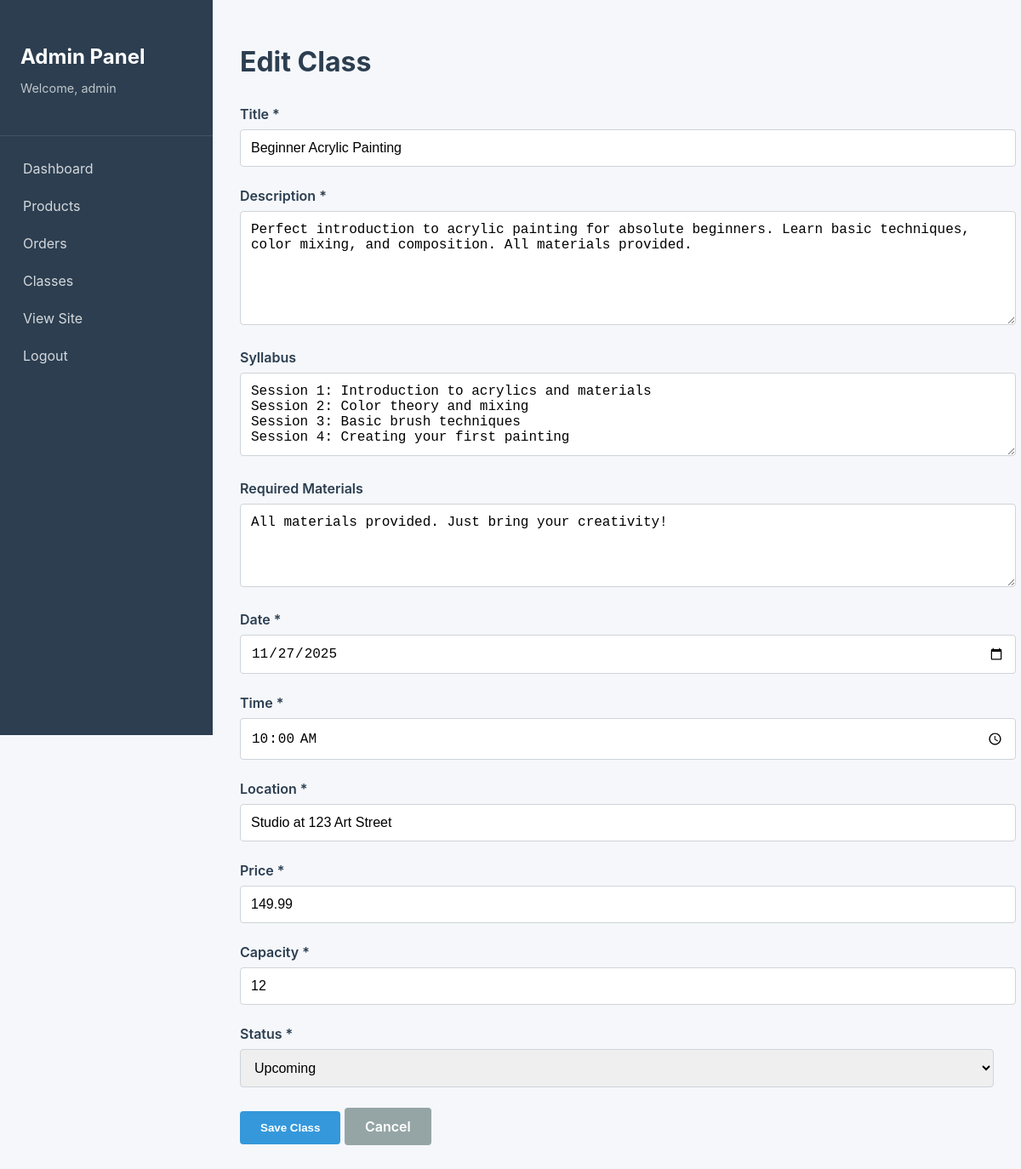
The page /index.php?page=admin&action=editClass&id=1 (signed in) on the database its author committed.
### tables this page shows
CREATE TABLE IF NOT EXISTS classes (
    id INT AUTO_INCREMENT PRIMARY KEY,
    title VARCHAR(200) NOT NULL,
    description TEXT,
    syllabus TEXT,
    required_materials TEXT,
    date DATE NOT NULL,
    time TIME NOT NULL,
    location VARCHAR(200),
    price DECIMAL(10, 2) NOT NULL,
    capacity INT NOT NULL,
    enrolled INT DEFAULT 0,
    status ENUM('upcoming', 'in_progress', 'completed', 'cancelled') DEFAULT 'upcoming',
    image_url VARCHAR(255),
    created_at TIMESTAMP DEFAULT CURRENT_TIMESTAMP,
    updated_at TIMESTAMP DEFAULT CURRENT_TIMESTAMP ON UPDATE CURRENT_TIMESTAMP,
    INDEX idx_date (date),
    INDEX idx_status (status)
);

### app/controllers/AdminController.php (called while the page is built, shortened)
<?php
class AdminController {
    private $classModel;
    public function __construct() {
        $this->classModel = new ClassModel();
    }
    public function editClass() {
        $classId = $_GET['id'] ?? null;
        $class = $classId ? $this->classModel->getById($classId) : null;
        $data = [
            'title' => $classId ? 'Edit Class' : 'Add Class',
            'class' => $class,
            'csrf_token' => generateCSRFToken()
        ];
        require_once APP_PATH . '/views/layouts/admin_header.php';
        require_once APP_PATH . '/views/admin/class_form.php';
        require_once APP_PATH . '/views/layouts/admin_footer.php';
    }
}

### config/config.php (called while the page is built, shortened)
<?php
spl_autoload_register(function ($class) {
    $paths = [
        APP_PATH . '/models/' . $class . '.php',
        APP_PATH . '/controllers/' . $class . '.php',
    ];
    foreach ($paths as $path) {
        if (file_exists($path)) {
            return;
        }
    }
});
require_once ROOT_PATH . '/config/helpers.php';

### config/database.php (called while the page is built, shortened)
<?php
class Database {
    private static $instance = null;
    private $connection;
    private function __construct() {
        try {
            $dsn = "mysql:host=" . DB_HOST . ";dbname=" . DB_NAME . ";charset=" . DB_CHARSET;
            $options = [
                PDO::ATTR_ERRMODE => PDO::ERRMODE_EXCEPTION,
                PDO::ATTR_DEFAULT_FETCH_MODE => PDO::FETCH_ASSOC,
                PDO::ATTR_EMULATE_PREPARES => false,
            ];
            $this->connection = new PDO($dsn, DB_USER, DB_PASS, $options);
        } catch (PDOException $e) {
            die("Database connection failed: " . $e->getMessage());
        }
    }
    public static function getInstance() {
        if (self::$instance === null) {
            self::$instance = new self();
        }
        return self::$instance;
    }
    public function getConnection() {
        return $this->connection;
    }
}

### app/models/ClassModel.php (called while the page is built, shortened)
<?php
class ClassModel {
    private $db;
    public function __construct() {
        $this->db = Database::getInstance()->getConnection();
    }
    public function getById($id) {
        $sql = "SELECT * FROM classes WHERE id = :id";
        $stmt = $this->db->prepare($sql);
        $stmt->execute([':id' => $id]);
        return $stmt->fetch();
    }
}

### config/helpers.php (called while the page is built, shortened)
<?php
function generateCSRFToken() {
    return $_SESSION['csrf_token'];
}
function e($string) {
    return htmlspecialchars($string, ENT_QUOTES, 'UTF-8');
}

### app/views/admin/class_form.php (the view, shortened to what this page needs)
<h1><?php echo $data['class'] ? 'Edit Class' : 'Add New Class'; ?></h1>
<form method="POST" action="<?php echo BASE_URL; ?>index.php?page=admin&action=saveClass" class="admin-form">
    <div class="form-group">
        <label for="title">Title *</label>
        <input type="text" id="title" name="title" required
               value="<?php echo $data['class'] ? e($data['class']['title']) : ''; ?>">
    </div>
    <div class="form-group">
        <label for="description">Description *</label>
        <textarea id="description" name="description" rows="6" required><?php echo $data['class'] ? e($data['class']['description']) : ''; ?></textarea>
    </div>
    <div class="form-group">
        <label for="syllabus">Syllabus</label>
        <textarea id="syllabus" name="syllabus" rows="4"><?php echo $data['class'] ? e($data['class']['syllabus']) : ''; ?></textarea>
    </div>
    <div class="form-group">
        <label for="required_materials">Required Materials</label>
        <textarea id="required_materials" name="required_materials" rows="4"><?php echo $data['class'] ? e($data['class']['required_materials']) : ''; ?></textarea>
    </div>
    <div class="form-row">
        <div class="form-group">
            <label for="date">Date *</label>
            <input type="date" id="date" name="date" required
                   value="<?php echo $data['class'] ? $data['class']['date'] : ''; ?>">
        </div>
        <div class="form-group">
            <label for="time">Time *</label>
            <input type="time" id="time" name="time" required
                   value="<?php echo $data['class'] ? $data['class']['time'] : ''; ?>">
        </div>
    </div>
    <div class="form-group">
        <label for="location">Location *</label>
        <input type="text" id="location" name="location" required
               value="<?php echo $data['class'] ? e($data['class']['location']) : ''; ?>">
    </div>
    <div class="form-row">
        <div class="form-group">
            <label for="price">Price *</label>
            <input type="number" id="price" name="price" step="0.01" required
                   value="<?php echo $data['class'] ? $data['class']['price'] : ''; ?>">
        </div>
        <div class="form-group">
            <label for="capacity">Capacity *</label>
            <input type="number" id="capacity" name="capacity" required
                   value="<?php echo $data['class'] ? $data['class']['capacity'] : ''; ?>">
        </div>
        <div class="form-group">
            <label for="status">Status *</label>
            <select id="status" name="status" required>
                <option value="upcoming" <?php echo ($data['class'] && $data['class']['status'] === 'upcoming') ? 'selected' : ''; ?>>Upcoming</option>
            </select>
        </div>
    </div>
    <div class="form-actions">
        <button type="submit" class="btn btn-primary">Save Class</button>
        <a href="<?php echo BASE_URL; ?>index.php?page=admin&action=classes" class="btn btn-secondary">Cancel</a>
    </div>
</form>

### assets/css/admin.css (style rules this page uses)
.admin-body { font-family: -apple-system, BlinkMacSystemFont, 'Segoe UI', Roboto, 'Helvetica Neue', Arial, sans-serif; background: #f5f7fa; margin: 0; }
.admin-content h1 { color: #2c3e50; margin-bottom: 2rem; font-size: 2rem; }
.form-group { margin-bottom: 1.5rem; }
.form-group label { display: block; margin-bottom: 0.5rem; font-weight: 600; color: #2c3e50; }
.form-group input, .form-group textarea, .form-group select { width: 100%; padding: 0.75rem; border: 1px solid #ced4da; border-radius: 4px; font-size: 1rem; }
.btn { display: inline-block; padding: 0.75rem 1.5rem; border-radius: 4px; font-weight: 600; text-align: center; cursor: pointer; border: none; transition: all 0.3s ease; text-decoration: none; }
.btn-primary { background: #3498db; color: #fff; }
.btn-secondary { background: #95a5a6; color: #fff; }

### rows shown on the page
classes: title "Beginner Acrylic Painting", description "Perfect introduction to acrylic painting for absolute beginners. Learn basic techniques, color mixing, and composition. All materials provided.", syllabus "Session 1: Introduction to acrylics and materials Session 2: Color theory and mixing Session 3: Basic brush techniques Session 4: Creating your first painting", required_materials "All materials provided. Just bring your creativity!", date "11/27/2025", time "10:00:00", location "Studio at 123 Art Street", price "149.99", capacity "12", status "Upcoming"

### other values the page prints
$_SESSION['username'] "admin"
